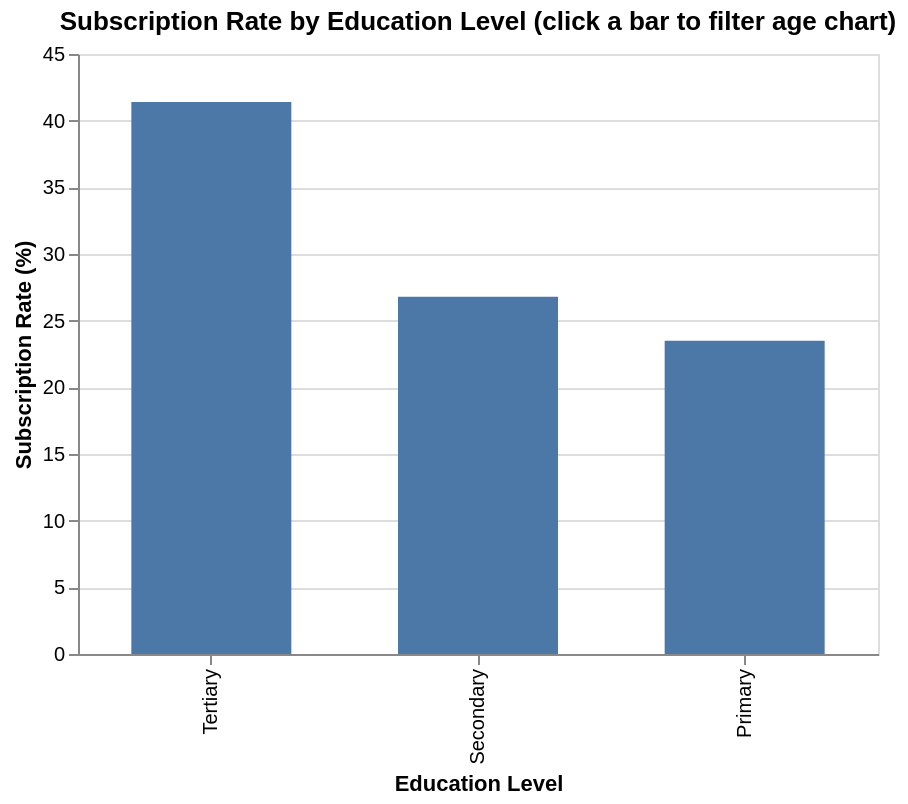

Notebook source saved alongside this figure:
### Code cell
# Viz 1: Subscription Rate by Education Level
edu_group = df.groupby('EducationLevel')['TermDepositSubscribed'].mean().reset_index()
edu_group.columns = ['EducationLevel', 'SubscriptionRate']
edu_group = edu_group[edu_group['EducationLevel'] != 'Unknown']
edu_group['SubscriptionRate'] = (edu_group['SubscriptionRate'] * 100).round(1)

selection = alt.selection_point(fields=['EducationLevel'], on='click', empty=True)

chart_edu = alt.Chart(edu_group).mark_bar().encode(
    x=alt.X('EducationLevel:N', sort='-y', title='Education Level', scale=alt.Scale(paddingInner=0.4)),
    y=alt.Y('SubscriptionRate:Q', title='Subscription Rate (%)'),
    color=alt.value('#4C78A8'),
    opacity=alt.condition(selection, alt.value(1.0), alt.value(0.35)),
    tooltip=[
        alt.Tooltip('EducationLevel:N', title='Education Level'),
        alt.Tooltip('SubscriptionRate:Q', title='Subscription Rate (%)')
    ]
).add_params(
    selection
).properties(
    title='Subscription Rate by Education Level (click a bar to filter age chart)',
    width=400,
    height=300
)

chart_edu.save('../visualizations/chart_edu.html')
chart_edu

### Figure 1 — Vega-Lite specification as saved in the notebook (floating-point values rounded to 4 significant figures)
{"config": {"view": {"continuousWidth": 300, "continuousHeight": 300}}, "data": {"name": "data-599af67b23b4a18a5df07ecfc19a44f8"}, "mark": {"type": "bar"}, "encoding": {"color": {"value": "#4C78A8"}, "opacity": {"condition": {"param": "param_d24ac77e17187513", "value": 1.0, "empty": true}, "value": 0.35}, "tooltip": [{"field": "EducationLevel", "title": "Education Level", "type": "nominal"}, {"field": "SubscriptionRate", "title": "Subscription Rate (%)", "type": "quantitative"}], "x": {"field": "EducationLevel", "scale": {"paddingInner": 0.4}, "sort": "-y", "title": "Education Level", "type": "nominal"}, "y": {"field": "SubscriptionRate", "title": "Subscription Rate (%)", "type": "quantitative"}}, "height": 300, "params": [{"name": "param_d24ac77e17187513", "select": {"type": "point", "fields": ["EducationLevel"], "on": "click"}}], "title": "Subscription Rate by Education Level (click a bar to filter age chart)", "width": 400, "$schema": "https://vega.github.io/schema/vega-lite/v6.1.0.json", "datasets": {"data-599af67b23b4a18a5df07ecfc19a44f8": [{"EducationLevel": "Primary", "SubscriptionRate": 23.5}, {"EducationLevel": "Secondary", "SubscriptionRate": 26.8}, {"EducationLevel": "Tertiary", "SubscriptionRate": 41.4}]}}
